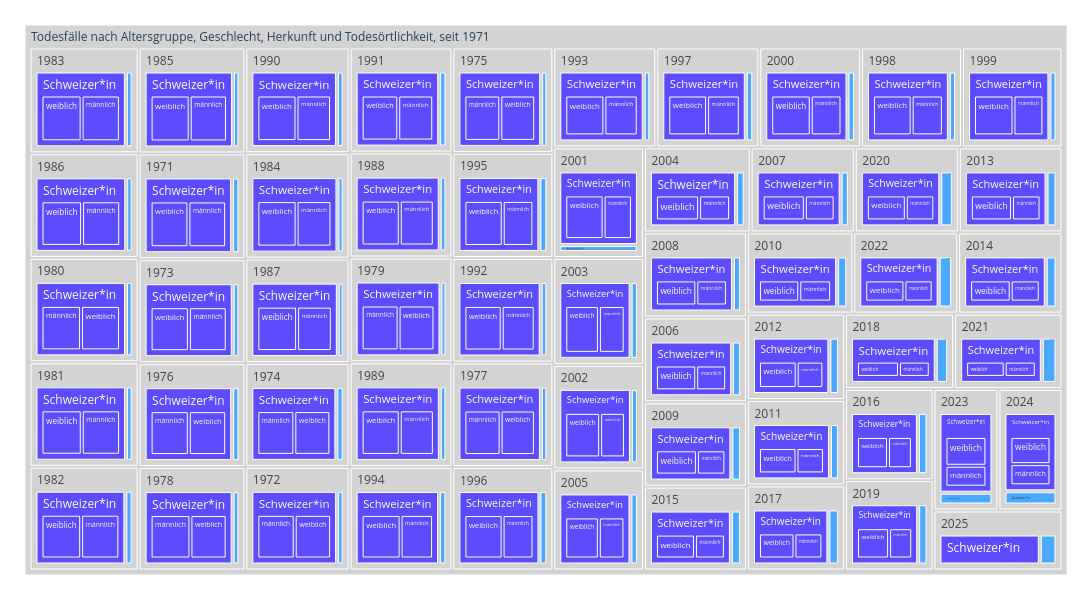

The code cell stored with this chart in its notebook:
### Code cell
treeMap2 = mypy_dv.plot_px_treemap(
    data=data2betested.reset_index().query("AnzSterWir>0")
    ,levels=['Jahr_nbr','HerkunftLang','SexLang',]
    ,values="AnzSterWir"
    ,color="HerkunftLang"
    #, color_continuous_scale='Blues'
    ,color_discrete_map=farben_dict_zc
    ,height=600
    ,width=1100               
    #,margin_val_bottom=25
    ,myHeaderTitle="Todesfälle nach Altersgruppe, Geschlecht, Herkunft und Todesörtlichkeit, seit "+data_min_date
)
treeMap2

### Figure 1 — Plotly figure (JSON) as saved in the notebook; plotly's stock layout.template omitted (floating-point values rounded to 4 significant figures; data arrays with more than 128 entries replaced by an {"elided": "..."} marker saying what was removed)
{"data": [{"branchvalues": "total", "customdata": {"elided": "386x1 str values"}, "domain": {"x": [0, 1], "y": [0, 1]}, "hovertemplate": "%{label}<br><br>Anzahl:<br>%{value}<extra></extra>", "ids": {"elided": "386 str values"}, "labels": {"elided": "386 str values"}, "marker": {"colors": {"elided": "386 str values"}}, "name": "", "parents": {"elided": "386 str values"}, "root": {"color": "grey"}, "type": "treemap", "values": {"elided": "386 int values"}}], "layout": {"height": 600, "legend": {"tracegroupgap": 0}, "margin": {"b": 25, "l": 25, "r": 25, "t": 25}, "width": 1100}}
